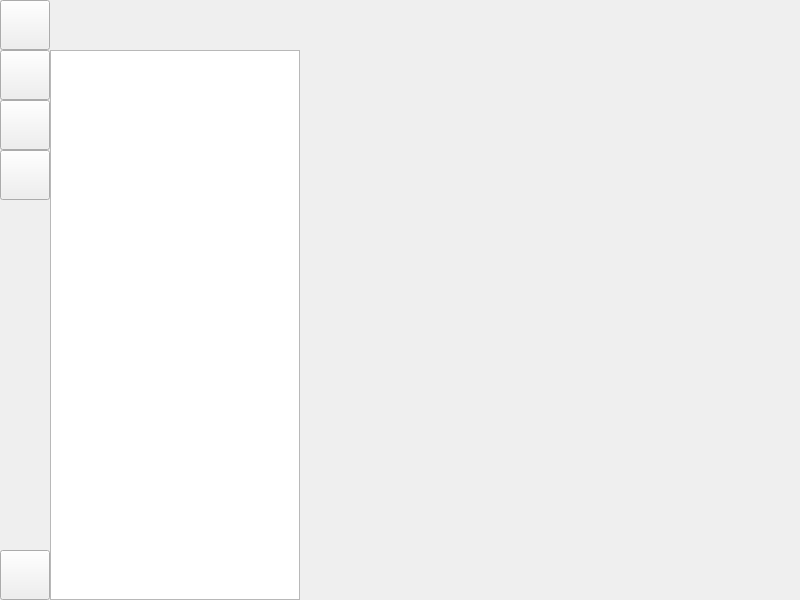
<?xml version="1.0" encoding="UTF-8"?>
<ui version="4.0">
 <class>MainWidget</class>
 <widget class="QWidget" name="MainWidget">
  <property name="geometry">
   <rect>
    <x>0</x>
    <y>0</y>
    <width>800</width>
    <height>600</height>
   </rect>
  </property>
  <property name="minimumSize">
   <size>
    <width>800</width>
    <height>600</height>
   </size>
  </property>
  <property name="maximumSize">
   <size>
    <width>800</width>
    <height>600</height>
   </size>
  </property>
  <property name="windowTitle">
   <string>Form</string>
  </property>
  <widget class="QPushButton" name="ButtonMy">
   <property name="geometry">
    <rect>
     <x>0</x>
     <y>0</y>
     <width>50</width>
     <height>50</height>
    </rect>
   </property>
   <property name="minimumSize">
    <size>
     <width>50</width>
     <height>50</height>
    </size>
   </property>
   <property name="maximumSize">
    <size>
     <width>50</width>
     <height>50</height>
    </size>
   </property>
   <property name="autoFillBackground">
    <bool>false</bool>
   </property>
   <property name="styleSheet">
    <string notr="true"/>
   </property>
   <property name="text">
    <string/>
   </property>
  </widget>
  <widget class="QPushButton" name="ButtonMsg">
   <property name="geometry">
    <rect>
     <x>0</x>
     <y>50</y>
     <width>50</width>
     <height>50</height>
    </rect>
   </property>
   <property name="minimumSize">
    <size>
     <width>50</width>
     <height>50</height>
    </size>
   </property>
   <property name="maximumSize">
    <size>
     <width>50</width>
     <height>50</height>
    </size>
   </property>
   <property name="styleSheet">
    <string notr="true"/>
   </property>
   <property name="text">
    <string/>
   </property>
  </widget>
  <widget class="QPushButton" name="ButtonAddFriend">
   <property name="geometry">
    <rect>
     <x>0</x>
     <y>100</y>
     <width>50</width>
     <height>50</height>
    </rect>
   </property>
   <property name="minimumSize">
    <size>
     <width>50</width>
     <height>50</height>
    </size>
   </property>
   <property name="maximumSize">
    <size>
     <width>50</width>
     <height>50</height>
    </size>
   </property>
   <property name="styleSheet">
    <string notr="true"/>
   </property>
   <property name="text">
    <string/>
   </property>
  </widget>
  <widget class="QPushButton" name="ButtonSet">
   <property name="geometry">
    <rect>
     <x>0</x>
     <y>550</y>
     <width>50</width>
     <height>50</height>
    </rect>
   </property>
   <property name="minimumSize">
    <size>
     <width>50</width>
     <height>50</height>
    </size>
   </property>
   <property name="maximumSize">
    <size>
     <width>50</width>
     <height>50</height>
    </size>
   </property>
   <property name="styleSheet">
    <string notr="true">border-image: url(:/resource/set.png);</string>
   </property>
   <property name="text">
    <string/>
   </property>
  </widget>
  <widget class="QListWidget" name="listWidgetFrds">
   <property name="geometry">
    <rect>
     <x>50</x>
     <y>50</y>
     <width>250</width>
     <height>550</height>
    </rect>
   </property>
   <property name="minimumSize">
    <size>
     <width>250</width>
     <height>550</height>
    </size>
   </property>
   <property name="maximumSize">
    <size>
     <width>250</width>
     <height>550</height>
    </size>
   </property>
   <property name="styleSheet">
    <string notr="true"/>
   </property>
  </widget>
  <widget class="QStackedWidget" name="stackedWidget">
   <property name="geometry">
    <rect>
     <x>300</x>
     <y>50</y>
     <width>500</width>
     <height>540</height>
    </rect>
   </property>
   <property name="minimumSize">
    <size>
     <width>500</width>
     <height>540</height>
    </size>
   </property>
   <property name="maximumSize">
    <size>
     <width>500</width>
     <height>540</height>
    </size>
   </property>
   <property name="currentIndex">
    <number>3</number>
   </property>
   <widget class="QWidget" name="page">
    <widget class="QTextEdit" name="textEdit">
     <property name="geometry">
      <rect>
       <x>10</x>
       <y>350</y>
       <width>480</width>
       <height>150</height>
      </rect>
     </property>
     <property name="minimumSize">
      <size>
       <width>480</width>
       <height>150</height>
      </size>
     </property>
     <property name="maximumSize">
      <size>
       <width>500</width>
       <height>150</height>
      </size>
     </property>
    </widget>
    <widget class="QPushButton" name="ButtonSend">
     <property name="geometry">
      <rect>
       <x>370</x>
       <y>290</y>
       <width>93</width>
       <height>28</height>
      </rect>
     </property>
     <property name="text">
      <string>发送</string>
     </property>
    </widget>
    <widget class="QTextEdit" name="textEditMsg">
     <property name="geometry">
      <rect>
       <x>11</x>
       <y>0</y>
       <width>480</width>
       <height>270</height>
      </rect>
     </property>
     <property name="minimumSize">
      <size>
       <width>480</width>
       <height>270</height>
      </size>
     </property>
     <property name="maximumSize">
      <size>
       <width>480</width>
       <height>270</height>
      </size>
     </property>
     <property name="readOnly">
      <bool>true</bool>
     </property>
    </widget>
   </widget>
   <widget class="QWidget" name="page_3">
    <widget class="QListWidget" name="listWidgetRequest">
     <property name="geometry">
      <rect>
       <x>125</x>
       <y>40</y>
       <width>250</width>
       <height>400</height>
      </rect>
     </property>
     <property name="minimumSize">
      <size>
       <width>250</width>
       <height>400</height>
      </size>
     </property>
     <property name="maximumSize">
      <size>
       <width>250</width>
       <height>450</height>
      </size>
     </property>
    </widget>
    <widget class="QLabel" name="label">
     <property name="geometry">
      <rect>
       <x>220</x>
       <y>10</y>
       <width>72</width>
       <height>15</height>
      </rect>
     </property>
     <property name="text">
      <string>添加请求</string>
     </property>
    </widget>
    <widget class="QPushButton" name="ButtonAgree">
     <property name="geometry">
      <rect>
       <x>125</x>
       <y>440</y>
       <width>93</width>
       <height>28</height>
      </rect>
     </property>
     <property name="text">
      <string>同意</string>
     </property>
    </widget>
    <widget class="QPushButton" name="ButtonRefuse">
     <property name="geometry">
      <rect>
       <x>285</x>
       <y>440</y>
       <width>93</width>
       <height>28</height>
      </rect>
     </property>
     <property name="text">
      <string>拒绝</string>
     </property>
    </widget>
   </widget>
   <widget class="QWidget" name="page_4">
    <widget class="QLabel" name="label_3">
     <property name="geometry">
      <rect>
       <x>190</x>
       <y>240</y>
       <width>111</width>
       <height>16</height>
      </rect>
     </property>
     <property name="text">
      <string>暂时没有请求吖</string>
     </property>
    </widget>
   </widget>
   <widget class="QWidget" name="page_2">
    <widget class="QLabel" name="label_2">
     <property name="geometry">
      <rect>
       <x>40</x>
       <y>9</y>
       <width>421</width>
       <height>411</height>
      </rect>
     </property>
     <property name="styleSheet">
      <string notr="true">border-image:url(:/resource/bg.png);</string>
     </property>
     <property name="text">
      <string/>
     </property>
    </widget>
   </widget>
  </widget>
  <widget class="QPushButton" name="ButtonNewAdd">
   <property name="geometry">
    <rect>
     <x>0</x>
     <y>150</y>
     <width>50</width>
     <height>50</height>
    </rect>
   </property>
   <property name="minimumSize">
    <size>
     <width>50</width>
     <height>50</height>
    </size>
   </property>
   <property name="styleSheet">
    <string notr="true"/>
   </property>
   <property name="text">
    <string/>
   </property>
  </widget>
  <widget class="QLabel" name="labelChating">
   <property name="geometry">
    <rect>
     <x>450</x>
     <y>20</y>
     <width>200</width>
     <height>15</height>
    </rect>
   </property>
   <property name="text">
    <string/>
   </property>
  </widget>
 </widget>
 <resources/>
 <connections/>
</ui>
